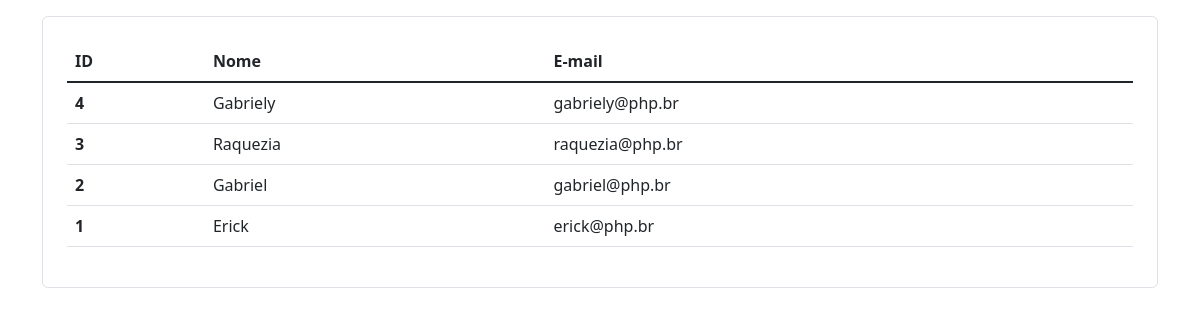
The app's page /aula012_heranca_listar_registros_db/index.php with its own data.
### tables this page shows
create table if not exists users (
	id int primary key auto_increment,
    name varchar(220),
    email varchar(220)
);

### aula012_heranca_listar_registros_db/Conn.php (called while the page is built, shortened)
<?php
abstract class Conn
{
    public string $db = "mysql";
    public string $host = "localhost";
    public string $user = "root";
    public string $pass = "";
    public string $dbname = "db_celke";
    public int $port = 3306;
    public function conectar()
    {
        try
        {
            $this->connect = new PDO($this->db . ":host=" . $this->host . ";port=" . $this->port . ";dbname=" . $this->dbname, $this->user, $this->pass);
            return $this->connect;
        }
        catch(Exception $err)
        {
            die("Erro: Por favor tente novamente. Caso o problema persista, entre em contato com o administrador <b>adm@php.br</b>");
        }
    }
}

### aula012_heranca_listar_registros_db/ListUsers.php (called while the page is built, shortened)
<?php
class ListUsers extends Conn
{
    public function listar(): array
    {
        $this->conn = $this->conectar();
        $sqlSelect = "select id, name, email from users order by id desc limit 40";
        $query = $this->conn->prepare($sqlSelect);
        $query->execute();
        $retorno = $query->fetchAll();
        return $retorno;
    }
}

### aula012_heranca_listar_registros_db/index.php (the view, shortened to what this page needs)
<?php
require "Conn.php";
require "ListUsers.php";
?>
<!DOCTYPE html>
<html lang="pt-br">
<head>
    <link href="https://cdn.jsdelivr.net/npm/bootstrap@5.2.3/dist/css/bootstrap.min.css" rel="stylesheet">
</head>
<body class="p-3">
    <div class="container">
        <div class="border rounded p-4">
            <table class="table">
                <thead>
                    <tr>
                        <th scope="col">ID</th>
                        <th scope="col">Nome</th>
                        <th scope="col">E-mail</th>
                    </tr>
                </thead>
                <tbody class="table-group-divider">
                    <?php
                    $listUsers = new ListUsers();
                    $result_users = $listUsers->listar();
                    foreach ($result_users as $user) {
                        extract($user);
                    ?>
                        <tr>
                            <th scope="row"><?= $id ?></th>
                            <td><?= $name ?></td>
                            <td><?= $email ?></td>
                        </tr>
                    <?php } ?>
                </tbody>
            </table>
        </div>
    </div>
</body>
</html>

### records on screen
users: id "4", name "Gabriely", email "gabriely@php.br"
users: id "3", name "Raquezia", email "raquezia@php.br"
users: id "2", name "Gabriel", email "gabriel@php.br"
users: id "1", name "Erick", email "erick@php.br"
